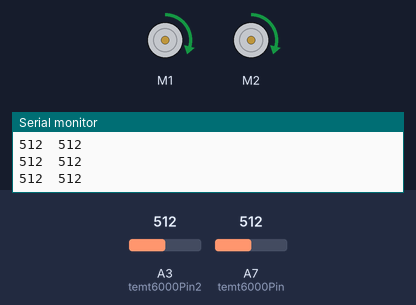
Bench run of a sketch on a simulated Arduino Nano, built with avr-gcc and run on an emulated ATmega328P. Shown: 2 × DC motor (green arrow = forward, orange = backward, longer = faster), the last lines printed to the serial monitor. The inputs (shaded band) are chosen by the test bench; at power-on: A3 (temt6000Pin2) = 512, A7 (temt6000Pin) = 512.

Above: at 3.7 s.
3.8 s: A3 (temt6000Pin2) set to 538
At 4.6 s:
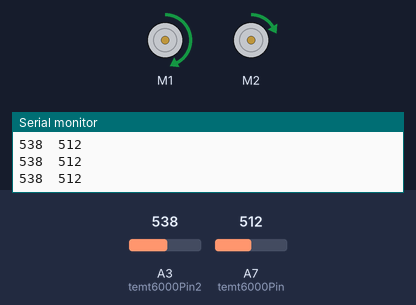
5.3 s: A7 (temt6000Pin) set to 535
At 5.6 s:
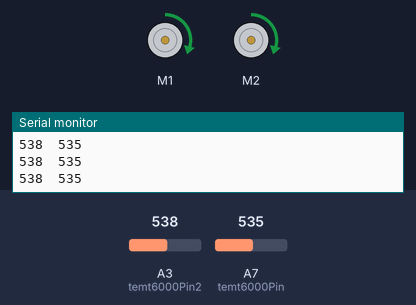
6.8 s: A3 (temt6000Pin2) set to 511
At 7.9 s:
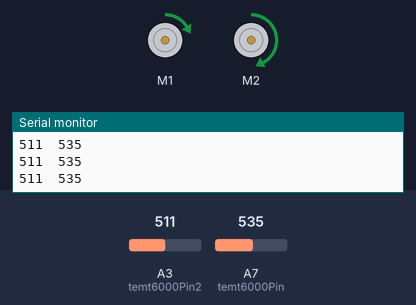
8.3 s: A3 (temt6000Pin2) set to 716
At 9.3 s:
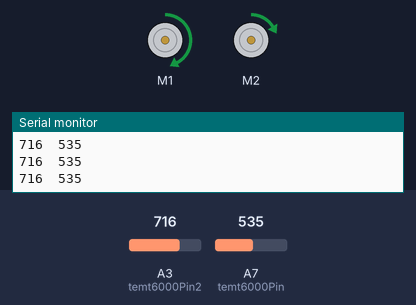
9.8 s: A3 (temt6000Pin2) set to 306
At 10.3 s:
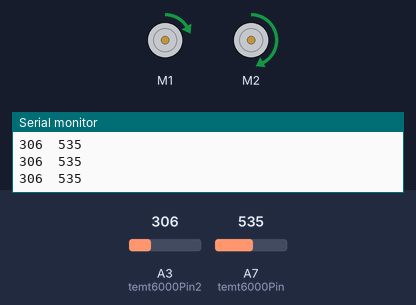
Timing chart, 0 to 12.3 s (numbered marks = the images above; inputs shaded):
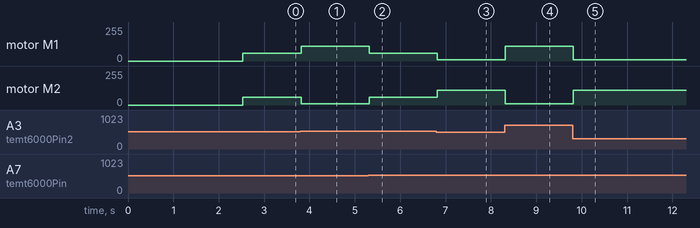

Measured:
- the behaviour switches between 522 and 523 on A3 (temt6000Pin2) (found by bisection; images 0 and 1)
- the behaviour switches between 528 and 529 on A7 (temt6000Pin) (found by bisection; images 1 and 2)
- after the input at 3.8 s, motor M1: forward 59/255 → forward 109/255 at once; motor M2: forward 59/255 → forward 9/255 at once
- after the input at 5.3 s, motor M1: forward 109/255 → forward 59/255 at once; motor M2: forward 9/255 → forward 59/255 at once
- after the input at 6.8 s, motor M1: forward 59/255 → forward 9/255 at once; motor M2: forward 59/255 → forward 109/255 at once
- after the input at 8.3 s, motor M1: forward 9/255 → forward 109/255 at once; motor M2: forward 109/255 → forward 9/255 at once
- after the input at 9.8 s, motor M1: forward 109/255 → forward 9/255 at once; motor M2: forward 9/255 → forward 109/255 at once

The sketch:

Redbot_Cockroach.ino
```cpp
/*
 *  This is part of the larger redbot project.
 *  This part heads towards a dark part of the room, like a cockroach.
 */
#include <RedBot.h>
#define temt6000Pin2 A3 //Ambient light sensor reading
#define temt6000Pin A7 //Ambient light sensor reading

RedBotSensor left = RedBotSensor(A3);   // initialize a left sensor object on A3
RedBotSensor right = RedBotSensor(A7);  // initialize a right sensor object on A7
#define SPEED 60          // Sets nominal speed of motors.

RedBotMotors motors;
int leftSpeed;   // variable used to store the leftMotor speed
int rightSpeed;  // variable used to store the rightMotor speed
int diffVal = 0;


void setup() {
  pinMode(temt6000Pin2,  INPUT);
  #define temt6000Pin A7 //Ambient light sensor reading

  Serial.begin(9600);
  Serial.println("Welcome to Cockroach - Finding a dark place");
  Serial.println("------------------------------------------");
  delay(2000);
  Serial.println("Ambient Light Sensor Readings: ");
  delay(500);
}

void loop() {
  // Show light sensor readings.
  Serial.print(left.read());
  Serial.print("\t");  // tab character
  Serial.print(right.read());
  Serial.println();
  diffVal = left.read() - right.read();
  motors.leftMotor(leftSpeed);
  motors.rightMotor(rightSpeed);
  // if heading towards dark part drive at the same speed (left is CCW / right is CW)

  if(diffVal > -10 && diffVal < 10)
  {
    leftSpeed = -SPEED;
    rightSpeed = SPEED;
  }

  // if darker on right, adjust relative speeds to turn to the right
  else if(diffVal > 10)
  {
    leftSpeed = -(SPEED + 50);
    rightSpeed = SPEED - 50;
  }

  // if darker on left, adjust relative speeds to turn to the left
  else if(diffVal < -10)
  {
    leftSpeed = -(SPEED - 50);
    rightSpeed = SPEED + 50;
  }

}
```
